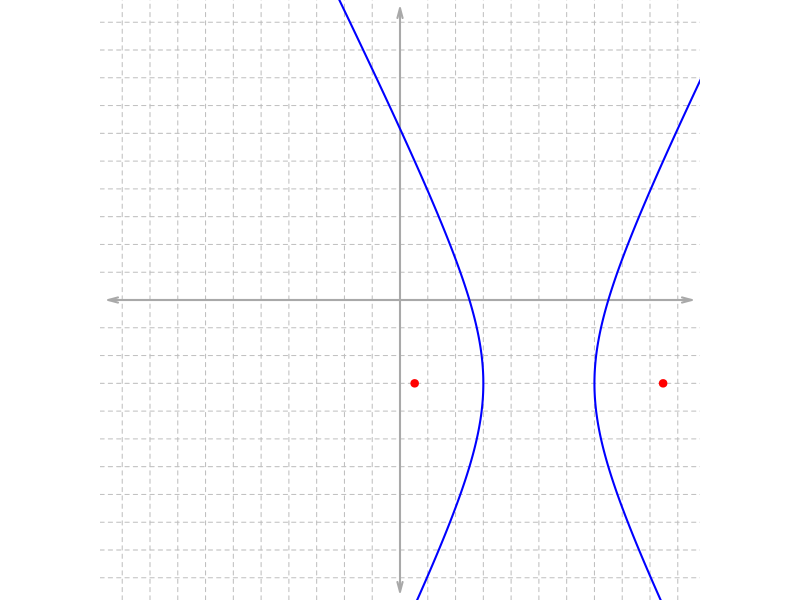
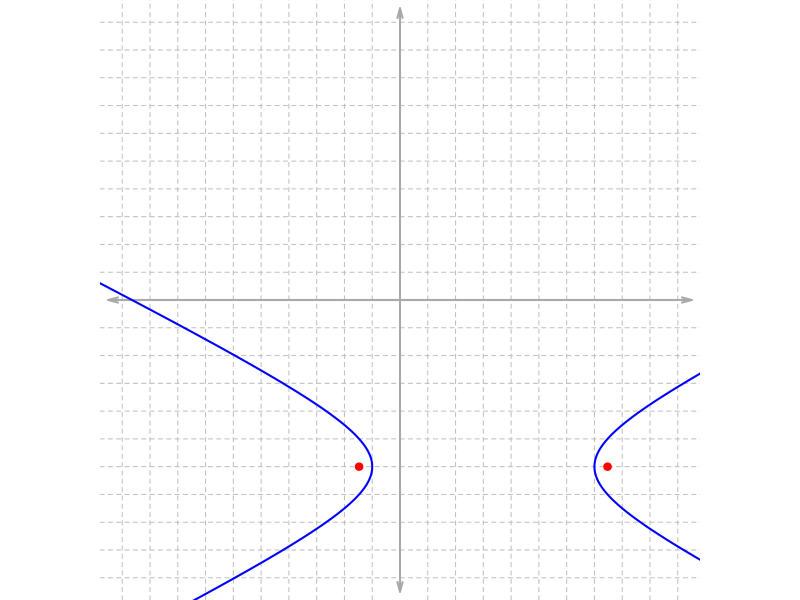
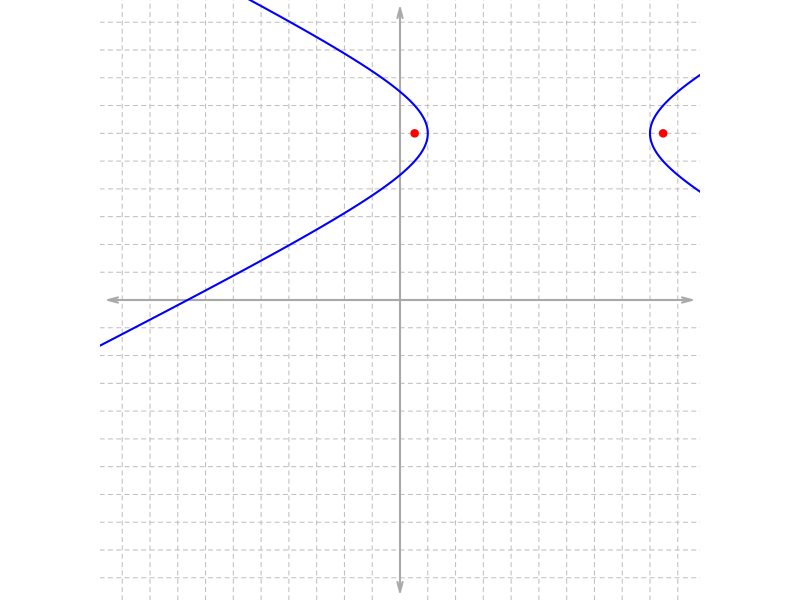
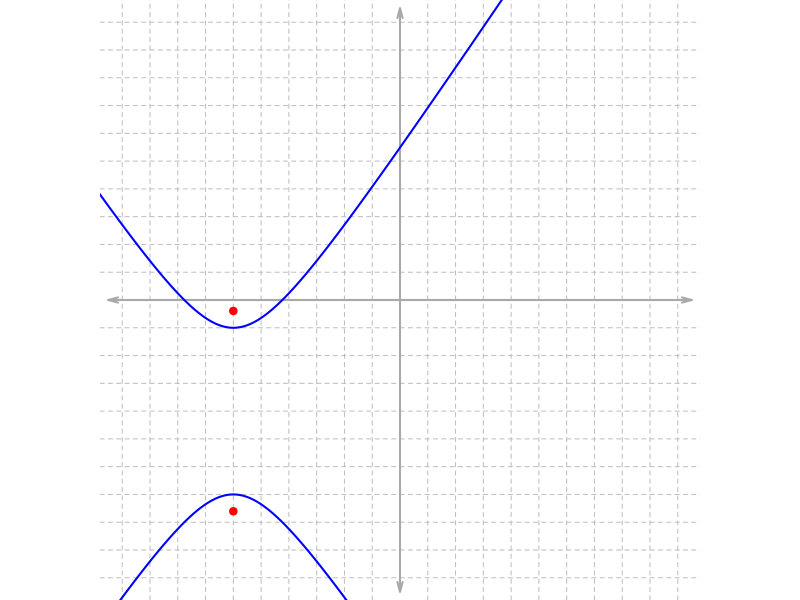
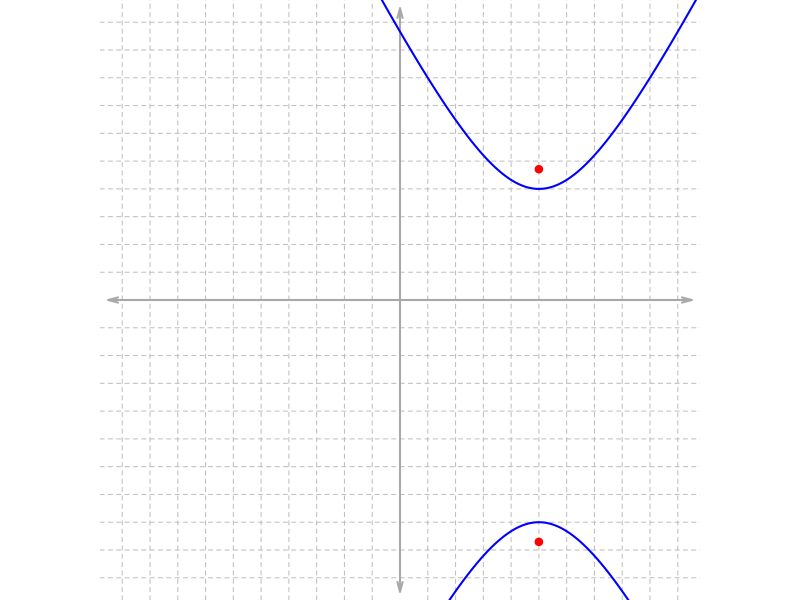
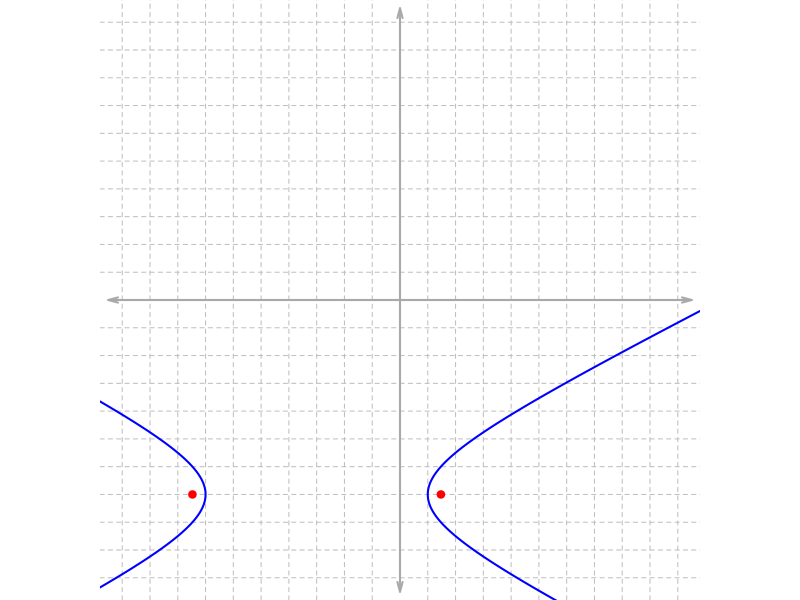

Reproduce these figures in R, in order.
## ---- chunk 1
fixer = function(exp){
  exp = gsub("--","+",exp,fixed=T)
  return(exp)
}
gcd2 <- function(a, b) {
  if (b == 0) a else Recall(b, a %% b)
}
gcd <- function(...) Reduce(gcd2, c(...))

while(T){
  numq = 6
  hkabs = list()
  for(i in 1:numq){
    while(T){
      hkab = sample(2:8,4)
      h = hkab[1]*sample(c(-1,1),1)
      k = hkab[2]*sample(c(-1,1),1)
      a = hkab[3]
      b = hkab[4]
      c = sqrt(a^2+b^2)
      if(abs(h)+c<10 && abs(k)+b<10 && b/a<3 && b/a>1/3){break}
    }
    hkabs[[i]] = c(h,k,a,b)
  }
  
  figshows = character()
  eqs = character()
  eqshows = character()
  ishors = numeric()
  x1s = list()
  x2s = list()
  y1s = list()
  y2s = list()
  xfs = list()
  yfs = list()
  sols = character()
  wrds = character()
  typs = numeric()
  
  for(i in 1:numq){
    h = hkabs[[i]][1]
    k = hkabs[[i]][2]
    a = hkabs[[i]][3]
    b = hkabs[[i]][4]
    figshow = sample(c(T,F),1)
    if(figshow){
      figshows=c(figshows,'asis')
    } else {
      figshows=c(figshows,'hide') 
    }
    ishor = sample(c(T,F),1)
    ishors = c(ishors,1*ishor)
    ord = sample(c(1,2),1)
    if(ishor && ord==1){
      eq = fixer(paste0("\\frac{(x-",h,")^2}{",a^2,"}-\\frac{(y-",k,")^2}{",b^2,"}=1"))
    } else if(ishor && ord==2){
      eq = fixer(paste0("-\\frac{(y-",k,")^2}{",b^2,"}+\\frac{(x-",h,")^2}{",a^2,"}=1"))
    } else if(!ishor && ord==1){
      eq = fixer(paste0("\\frac{(y-",h,")^2}{",a^2,"}-\\frac{(x-",k,")^2}{",b^2,"}=1"))
    } else if(!ishor && ord==2){
      eq = fixer(paste0("-\\frac{(x-",k,")^2}{",b^2,"}+\\frac{(y-",h,")^2}{",a^2,"}=1"))
    }
    eqs = c(eqs,eq)
    if(figshow){
      eqshows= c(eqshows,"")
    } else {
      eqshows = c(eqshows,paste0("$$",eq,"$$",collapse=""))
    }
    if(ishor){
      th = seq(-pi/2,pi/2,length.out=1000)
      x = h+a/cos(th)
      y = k+b*tan(th)
      x1s[[i]] = x
      y1s[[i]] = y
      th = seq(pi/2+0.000001,3*pi/2-0.00001,length.out=1000)
      x = h+a/cos(th)
      y = k+b*tan(th)
      x2s[[i]] = x
      y2s[[i]] = y
      c = sqrt(a^2+b^2)
      xfs[[i]] = c(h-c,h+c)
      yfs[[i]] = c(k,k)
      sols = c(sols,"10")
      wrds = c(wrds,"horizontal")
    } else {
      th = seq(-pi/2,pi/2,length.out=1000)
      x = k+b*tan(th)
      y = h+a/cos(th)
      x1s[[i]] = x
      y1s[[i]] = y
      th = seq(pi/2+0.000001,3*pi/2-0.00001,length.out=1000)
      x = k+b*tan(th)
      y = h+a/cos(th)
      x2s[[i]] = x
      y2s[[i]] = y
      c = sqrt(a^2+b^2)
      yfs[[i]] = c(h-c,h+c)
      xfs[[i]] = c(k,k)
      sols = c(sols,"01")
      wrds = c(wrds,"vertical")
    }
    if(ishor && figshow){
      typs = c(typs,1)
    }
    if(ishor && !figshow){
      typs = c(typs,2)
    }
    if(!ishor && figshow){
      typs = c(typs,3)
    }
    if(!ishor && !figshow){
      typs = c(typs,4)
    }
  }
  if(sum(ishors)>1 && sum(ishors)<5 && 
     sum(typs==1)>0 && sum(typs==2)>0 && sum(typs==3)>0 && sum(typs==4)>0 &&
     sum(figshows=="asis")<4){break}
}



al = paste0("* ",c("horizontal","vertical"),collapse="\n")
al = paste0(rep(al,numq),collapse="\n")
## ---- chunk 2
par(mar=c(0,0,0,0),pty="s")
plot(0,0,type="n",xlim=c(-10,10),ylim=c(-10,10),axes=F,ann=F)
for(i in 1:10){
  abline(h=i,lty=2,col="grey")
  abline(h=-i,lty=2,col="grey")
  abline(v=i,lty=2,col="grey")
  abline(v=-i,lty=2,col="grey")
}
arrows(-10.5,0,10.5,0,length=0.1,angle=15,code=3,lwd=2,col="darkgrey")
arrows(0,-10.5,0,10.5,length=0.1,angle=15,code=3,lwd=2,col="darkgrey")
lines(x1s[[1]],y1s[[1]],col="blue",lwd=2)
lines(x2s[[1]],y2s[[1]],col="blue",lwd=2)
points(xfs[[1]],yfs[[1]],col="red",pch=19)
## ---- chunk 3
par(mar=c(0,0,0,0),pty="s")
plot(0,0,type="n",xlim=c(-10,10),ylim=c(-10,10),axes=F,ann=F)
for(i in 1:10){
  abline(h=i,lty=2,col="grey")
  abline(h=-i,lty=2,col="grey")
  abline(v=i,lty=2,col="grey")
  abline(v=-i,lty=2,col="grey")
}
arrows(-10.5,0,10.5,0,length=0.1,angle=15,code=3,lwd=2,col="darkgrey")
arrows(0,-10.5,0,10.5,length=0.1,angle=15,code=3,lwd=2,col="darkgrey")
lines(x1s[[2]],y1s[[2]],col="blue",lwd=2)
lines(x2s[[2]],y2s[[2]],col="blue",lwd=2)
points(xfs[[2]],yfs[[2]],col="red",pch=19)
## ---- chunk 4
par(mar=c(0,0,0,0),pty="s")
plot(0,0,type="n",xlim=c(-10,10),ylim=c(-10,10),axes=F,ann=F)
for(i in 1:10){
  abline(h=i,lty=2,col="grey")
  abline(h=-i,lty=2,col="grey")
  abline(v=i,lty=2,col="grey")
  abline(v=-i,lty=2,col="grey")
}
arrows(-10.5,0,10.5,0,length=0.1,angle=15,code=3,lwd=2,col="darkgrey")
arrows(0,-10.5,0,10.5,length=0.1,angle=15,code=3,lwd=2,col="darkgrey")
lines(x1s[[3]],y1s[[3]],col="blue",lwd=2)
lines(x2s[[3]],y2s[[3]],col="blue",lwd=2)
points(xfs[[3]],yfs[[3]],col="red",pch=19)
## ---- chunk 5
par(mar=c(0,0,0,0),pty="s")
plot(0,0,type="n",xlim=c(-10,10),ylim=c(-10,10),axes=F,ann=F)
for(i in 1:10){
  abline(h=i,lty=2,col="grey")
  abline(h=-i,lty=2,col="grey")
  abline(v=i,lty=2,col="grey")
  abline(v=-i,lty=2,col="grey")
}
arrows(-10.5,0,10.5,0,length=0.1,angle=15,code=3,lwd=2,col="darkgrey")
arrows(0,-10.5,0,10.5,length=0.1,angle=15,code=3,lwd=2,col="darkgrey")
lines(x1s[[4]],y1s[[4]],col="blue",lwd=2)
lines(x2s[[4]],y2s[[4]],col="blue",lwd=2)
points(xfs[[4]],yfs[[4]],col="red",pch=19)
## ---- chunk 6
par(mar=c(0,0,0,0),pty="s")
plot(0,0,type="n",xlim=c(-10,10),ylim=c(-10,10),axes=F,ann=F)
for(i in 1:10){
  abline(h=i,lty=2,col="grey")
  abline(h=-i,lty=2,col="grey")
  abline(v=i,lty=2,col="grey")
  abline(v=-i,lty=2,col="grey")
}
arrows(-10.5,0,10.5,0,length=0.1,angle=15,code=3,lwd=2,col="darkgrey")
arrows(0,-10.5,0,10.5,length=0.1,angle=15,code=3,lwd=2,col="darkgrey")
lines(x1s[[5]],y1s[[5]],col="blue",lwd=2)
lines(x2s[[5]],y2s[[5]],col="blue",lwd=2)
points(xfs[[5]],yfs[[5]],col="red",pch=19)
## ---- chunk 7
par(mar=c(0,0,0,0),pty="s")
plot(0,0,type="n",xlim=c(-10,10),ylim=c(-10,10),axes=F,ann=F)
for(i in 1:10){
  abline(h=i,lty=2,col="grey")
  abline(h=-i,lty=2,col="grey")
  abline(v=i,lty=2,col="grey")
  abline(v=-i,lty=2,col="grey")
}
arrows(-10.5,0,10.5,0,length=0.1,angle=15,code=3,lwd=2,col="darkgrey")
arrows(0,-10.5,0,10.5,length=0.1,angle=15,code=3,lwd=2,col="darkgrey")
lines(x1s[[6]],y1s[[6]],col="blue",lwd=2)
lines(x2s[[6]],y2s[[6]],col="blue",lwd=2)
points(xfs[[6]],yfs[[6]],col="red",pch=19)
